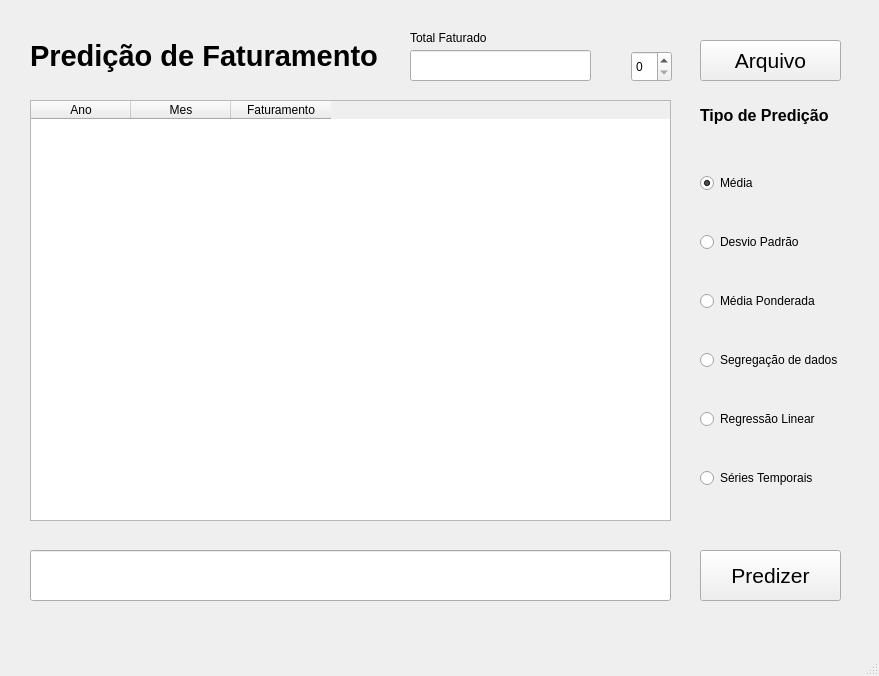
<?xml version="1.0" encoding="UTF-8"?>
<ui version="4.0">
 <class>MainWindow</class>
 <widget class="QMainWindow" name="MainWindow">
  <property name="geometry">
   <rect>
    <x>0</x>
    <y>0</y>
    <width>879</width>
    <height>676</height>
   </rect>
  </property>
  <property name="font">
   <font>
    <strikeout>false</strikeout>
   </font>
  </property>
  <property name="windowTitle">
   <string>MainWindow</string>
  </property>
  <widget class="QWidget" name="centralwidget">
   <widget class="QPushButton" name="bt_arquivo">
    <property name="geometry">
     <rect>
      <x>700</x>
      <y>40</y>
      <width>141</width>
      <height>41</height>
     </rect>
    </property>
    <property name="font">
     <font>
      <pointsize>16</pointsize>
      <bold>false</bold>
      <strikeout>false</strikeout>
     </font>
    </property>
    <property name="text">
     <string>Arquivo</string>
    </property>
   </widget>
   <widget class="QPushButton" name="bt_predicao">
    <property name="geometry">
     <rect>
      <x>700</x>
      <y>550</y>
      <width>141</width>
      <height>51</height>
     </rect>
    </property>
    <property name="font">
     <font>
      <pointsize>16</pointsize>
      <bold>false</bold>
      <strikeout>false</strikeout>
     </font>
    </property>
    <property name="text">
     <string>Predizer</string>
    </property>
   </widget>
   <widget class="QLineEdit" name="txt_predicao">
    <property name="geometry">
     <rect>
      <x>30</x>
      <y>550</y>
      <width>641</width>
      <height>51</height>
     </rect>
    </property>
   </widget>
   <widget class="QLabel" name="lb_titulo">
    <property name="geometry">
     <rect>
      <x>30</x>
      <y>30</y>
      <width>371</width>
      <height>51</height>
     </rect>
    </property>
    <property name="font">
     <font>
      <pointsize>22</pointsize>
      <bold>true</bold>
      <strikeout>false</strikeout>
     </font>
    </property>
    <property name="text">
     <string>Predição de Faturamento</string>
    </property>
   </widget>
   <widget class="QLineEdit" name="txt_tfaturado">
    <property name="geometry">
     <rect>
      <x>410</x>
      <y>50</y>
      <width>181</width>
      <height>31</height>
     </rect>
    </property>
   </widget>
   <widget class="QLabel" name="lb_tfaturado">
    <property name="geometry">
     <rect>
      <x>410</x>
      <y>30</y>
      <width>181</width>
      <height>16</height>
     </rect>
    </property>
    <property name="text">
     <string>Total Faturado</string>
    </property>
   </widget>
   <widget class="QSpinBox" name="sp_colunas">
    <property name="geometry">
     <rect>
      <x>631</x>
      <y>51</y>
      <width>41</width>
      <height>31</height>
     </rect>
    </property>
   </widget>
   <widget class="QLabel" name="lb_tipopred">
    <property name="geometry">
     <rect>
      <x>700</x>
      <y>100</y>
      <width>131</width>
      <height>31</height>
     </rect>
    </property>
    <property name="font">
     <font>
      <pointsize>12</pointsize>
      <bold>true</bold>
      <strikeout>false</strikeout>
     </font>
    </property>
    <property name="text">
     <string>Tipo de Predição</string>
    </property>
   </widget>
   <widget class="QTableWidget" name="tb_faturamento">
    <property name="geometry">
     <rect>
      <x>30</x>
      <y>100</y>
      <width>641</width>
      <height>421</height>
     </rect>
    </property>
    <column>
     <property name="text">
      <string>Ano</string>
     </property>
    </column>
    <column>
     <property name="text">
      <string>Mes</string>
     </property>
    </column>
    <column>
     <property name="text">
      <string>Faturamento</string>
     </property>
    </column>
   </widget>
   <widget class="QWidget" name="">
    <property name="geometry">
     <rect>
      <x>700</x>
      <y>140</y>
      <width>141</width>
      <height>381</height>
     </rect>
    </property>
    <layout class="QVBoxLayout" name="verticalLayout">
     <item>
      <widget class="QRadioButton" name="rb_media">
       <property name="text">
        <string>Média</string>
       </property>
       <property name="checked">
        <bool>true</bool>
       </property>
      </widget>
     </item>
     <item>
      <widget class="QRadioButton" name="rb_dpadrao">
       <property name="text">
        <string>Desvio Padrão</string>
       </property>
      </widget>
     </item>
     <item>
      <widget class="QRadioButton" name="rb_mediap">
       <property name="text">
        <string>Média Ponderada</string>
       </property>
      </widget>
     </item>
     <item>
      <widget class="QRadioButton" name="rb_segdados">
       <property name="text">
        <string>Segregação de dados</string>
       </property>
      </widget>
     </item>
     <item>
      <widget class="QRadioButton" name="rb_reglin">
       <property name="text">
        <string>Regressão Linear</string>
       </property>
      </widget>
     </item>
     <item>
      <widget class="QRadioButton" name="rb_seriestp">
       <property name="text">
        <string>Séries Temporais</string>
       </property>
      </widget>
     </item>
    </layout>
   </widget>
  </widget>
  <widget class="QMenuBar" name="menubar">
   <property name="geometry">
    <rect>
     <x>0</x>
     <y>0</y>
     <width>879</width>
     <height>22</height>
    </rect>
   </property>
  </widget>
  <widget class="QStatusBar" name="statusbar"/>
 </widget>
 <resources/>
 <connections/>
</ui>
